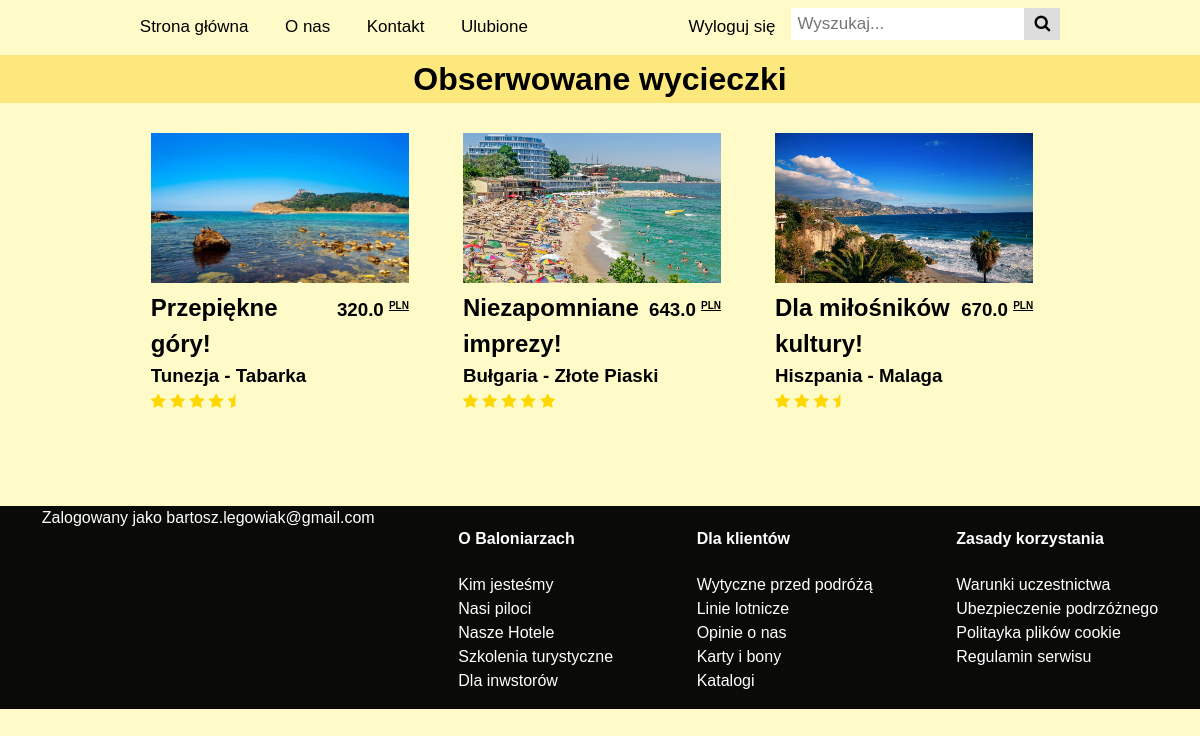
The app's page /favourites?user=1 (signed in) with its own data.
### app/trips/trip.py (models this page shows)
class Trip(db.Model):
    id = db.Column(db.Integer, primary_key=True)
    name = db.Column(db.String(50), nullable=False)
    date_start = db.Column(db.Date, nullable=False)
    date_end = db.Column(db.Date, nullable=False)
    country = db.Column(db.String(30), nullable=False)
    city = db.Column(db.String(30), nullable=False)
    price = db.Column(db.Float, nullable=False)
    description = db.Column(db.Text, nullable=False)
    image = db.Column(db.String(100), nullable=False)
    stars = db.Column(db.Integer, nullable=False)

### app/user_management/user.py (models this page shows, shortened)
class User(UserMixin, db.Model):
    id = db.Column(db.Integer, primary_key=True)
    email = db.Column(db.String(50), unique=True)
    password = db.Column(db.String(50), nullable=False)
    followed = db.relationship('Trip', secondary=user_trip, backref='follower', lazy='dynamic')

### app/trips/routes.py (the view)
@trips.route('/favourites', methods=['GET'])
def favourite():
    userID = request.args.get('user')
    form = SearchForm()
    trips = db.session.execute(db.select(Trip).join(user_trip).where(user_trip.c.user_id == userID)).scalars()
    return render_template('favourites.html', trips=trips, form=form)

### app/main/forms.py
class SearchForm(FlaskForm):
    searched = StringField("Searched", validators=[DataRequired()])
    submit = SubmitField("Submit")

### app/__init__.py (called while the page is built)
@login_manager.user_loader
def load_user(user_id):
    return User.query.filter_by(id=user_id).first()

### app/trips/templates/favourites.html (shortened to what this page needs)
{% extends 'base.html' %}
{% block header %}
<h1>Obserwowane wycieczki</h1>
{% endblock %}
{% block content %}
<br/>
<div class="news">
    {% for trip in trips %}
    <div class="article-small_notindex">
        <div class="articlecontent">
            <img src="{{ url_for('static', filename='pictures/' + trip.image) }}">
            <h3 class="price">{{ trip.price }} <sup style="font-size:10px"><u>PLN</u></sup></h3>
            <h2>{{ trip.name }}</h2>
            <h3 class="con_cit">{{ trip.country }} - {{ trip.city }}</h3>
            {% for i in range(0, trip.stars) %}
            {% if i % 2 == 0 %}
            <i class="fa fa-star" id="star"></i>
            {% elif loop.last and i % 2 != 0 %}
            <i class="fa fa-star-half" id="star"></i>
            {% endif %}
            {% endfor %}
        </div>
    </div>
    {% endfor %}
</div>
{% endblock %}

### app/main/templates/base.html (shortened to what this page needs)
<!DOCTYPE html>
<html>
<link href="{{ url_for('static', filename='stylesheets/styles.css') }}" rel="stylesheet">
{% include 'alerts.html' %}
<div class="bars">
    <div class="bar"></div>
<div class="container">
    {% include 'topnavbar.html' %}
    <div class="header">
        {% block header %}{% endblock %}
    </div>
        {% block content %}{% endblock %}
   </div>
    <div class="bar"></div>
</div>
    <div class="footer">
        {% if current_user.is_authenticated %}
        Zalogowany jako
        {{ current_user.email }}
        {% endif %}
        <div class="bottomlinks">
            <h4>O Baloniarzach</h4>
            <ul>
                <li><a href="#">Kim jesteśmy</a></li>
                <li><a href="#">Nasi piloci</a></li>
                <li><a href="#">Nasze Hotele</a></li>
                <li><a href="#">Szkolenia turystyczne</a></li>
                <li><a href="#">Dla inwstorów</a></li>
            </ul>
        </div>
        <div class="bottomlinks">
            <h4>Dla klientów</h4>
            <ul>
                <li><a href="#">Wytyczne przed podróżą</a></li>
                <li><a href="#">Linie lotnicze</a></li>
                <li><a href="#">Opinie o nas</a></li>
                <li><a href="#">Karty i bony</a></li>
                <li><a href="#">Katalogi</a></li>
            </ul>
        </div>
        <div class="bottomlinks">
            <h4>Zasady korzystania</h4>
            <ul>
                <li><a href="#">Warunki uczestnictwa</a></li>
                <li><a href="#">Ubezpieczenie podrzóżnego</a></li>
                <li><a href="#">Politayka plików cookie</a></li>
                <li><a href="#">Regulamin serwisu</a></li>
            </ul>
        </div>
    </div>
</html>

### app/static/stylesheets/styles.css (style rules this page uses)
body { margin: 0; padding: 0; font-size: 16px; line-height: 1.5; font-family: sans-serif; background-color: #FFFBC8; }
.bars { display: flex; }
.bar { flex-basis: 13%; }
.footer a { text-decoration: none; color: white; }
.bottomlinks ul { list-style: none; padding: 0; text-align: left; }
.news img,.sidebar img { box-sizing: border-box; }
#star { color: gold; }
.price { float: right; margin-top: 6px; margin-left: 10px; }
.articlecontent { padding: 1rem; background-color: #FFFBC8; margin: 1px; width: 100%; }
.article-small_notindex { position: relative; margin-bottom: 1rem; margin-left: 1rem; background-color: #FFFBC8; border: none; height: 300px; }
.header { background-color: #FDE87D; margin-bottom: 1rem; margin-top: 1rem; position: absolute; width: 100%; left: 0; top: 39px; }
.article-small_notindex img { height: 70%; max-height: 150px; width: 100%; }
h2 { margin: 0; }
.con_cit { margin: 0; }
.container { display: flex; width: 100%; }
.header { box-sizing: border-box; text-align: center; }
.footer { display: flex; flex-direction: row; justify-content: space-around; box-sizing: border-box; margin-top: 80px; width:100%; text-align: left; background-color:rgba(0, 0, 0, 0.96); color: white; }
.news { margin-top: 56px; display: flex; flex-wrap: wrap; flex-direction: row; position: relative; }
@media screen and (min-width: 831px) { .container { flex-wrap: wrap; } }
@media screen and (min-width: 831px) { .news { box-sizing: border-box; flex:3; margin-right: 1rem; justify-content: flex-start; } }
@media screen and (min-width: 831px) { .article-small_notindex { display: flex; flex-basis: calc(33.3333% - 20px); margin: 10px; } }
* { box-sizing: border-box; }

### app/static/stylesheets/topnavbar.css (style rules this page uses)
body { margin: 0; font-family: Arial, Helvetica, sans-serif; }
h1 { background: #FDE87D; margin: 0px; }

### records on screen
Trip: image (picture), price "320.0", name "Przepiękne góry!", country "Tunezja", city "Tabarka"
Trip: image (picture), price "643.0", name "Niezapomniane imprezy!", country "Bułgaria", city "Złote Piaski"
Trip: image (picture), price "670.0", name "Dla miłośników kultury!", country "Hiszpania", city "Malaga"
User: email "bartosz.legowiak@gmail.com"
